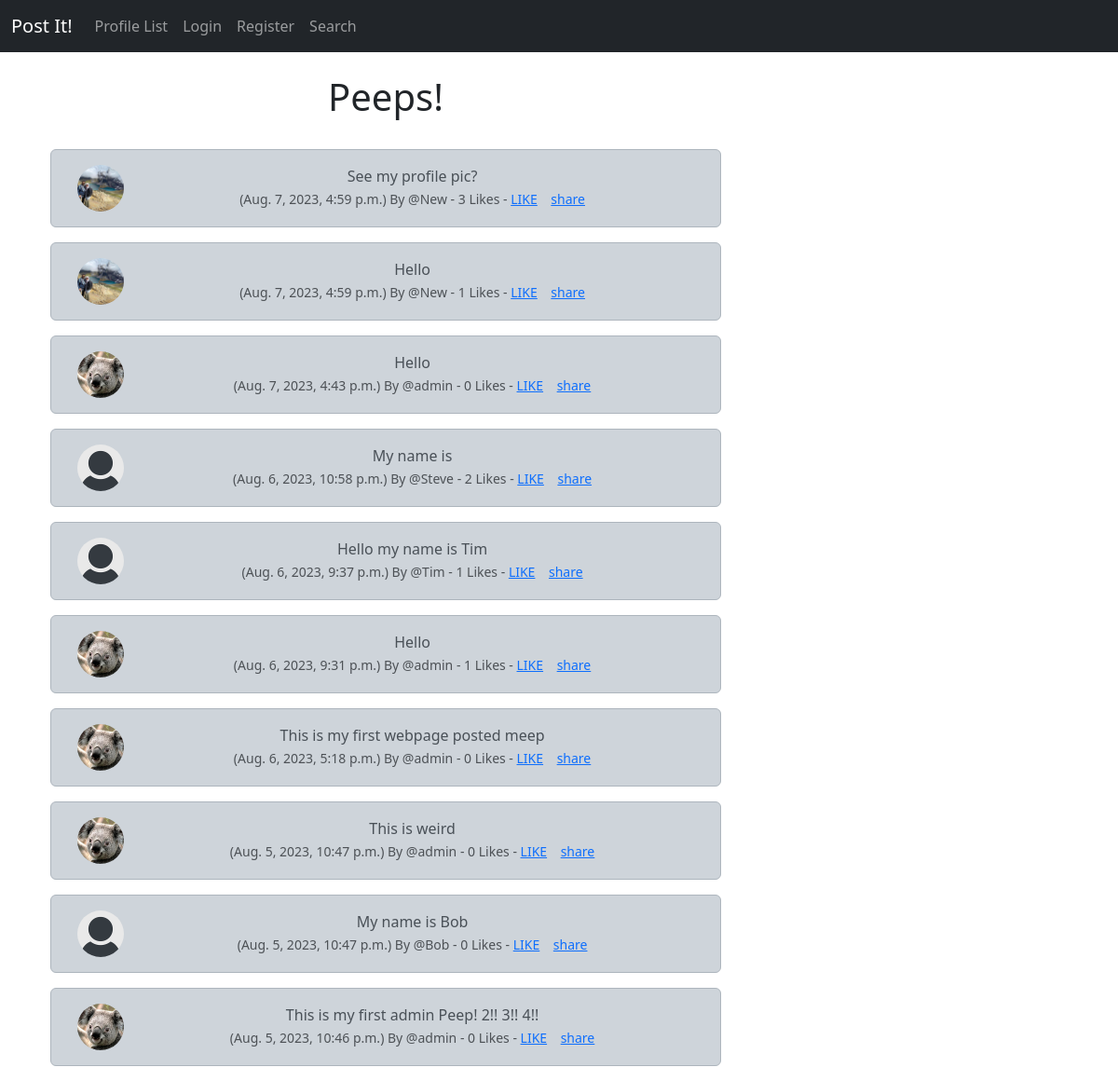
The page / on the database its author committed.
### postIt/models.py (models this page shows, shortened)
class Peep(models.Model):
    user = models.ForeignKey(
        User, related_name="peeps",
        on_delete=models.DO_NOTHING
    )
    body = models.CharField(max_length=200)
    created_at = models.DateTimeField(auto_now_add=True)
    likes = models.ManyToManyField(User, related_name="peep_like", blank=True)
    def number_of_likes(self):
        return self.likes.count()

class Profile(models.Model):
    user = models.OneToOneField(User, on_delete=models.CASCADE)
    follows = models.ManyToManyField("self",
      related_name="followed_by", symmetrical=False,blank=True)
    date_modified = models.DateTimeField(User, auto_now= True)
    profile_image = models.ImageField(null=True, blank=True, upload_to='images/')

### postIt/views.py (the view)
# urls.py: path('',views.home,name="home"),
def home(request):
    if request.user.is_authenticated:
        form = PeepForm(request.POST or None)
        if request.method == 'POST':
            if form.is_valid():
                peep = form.save(commit=False)
                peep.user = request.user
                peep.save()
                messages.success(request, ("Your Peep has been posted!"))
                return redirect('home')
        peeps = Peep.objects.all().order_by("-created_at")
        return render(request,'home.html',{"peeps":peeps, "form":form})
    else:
      peeps = Peep.objects.all().order_by("-created_at")
      return render(request,'home.html',{"peeps":peeps})

### postIt/templates/home.html (shortened to what this page needs)
{% extends 'base.html' %}
{% load static %}
{% block content%}
    <div class="container text-center">
      <div class="row">
        <div class="col-8">
    <h1>Peeps!</h1>
<br/>
    {% for peep in peeps %}
        <div class="alert alert-dark" role="alert">
          <div class="container">
            <div class="row">
              <div class="col-1">
                {% if peep.user.profile.profile_image %}
                  <img src="{{ peep.user.profile.profile_image.url }}" width=50 height=50 class="rounded-circle" alt="{{ profile.user.username }}">
                  {% else %}
                  <img src="{% static 'images/default_profile_pic.png' %}" width=50 height=50 class="rounded-circle" alt="{{ profile.user.username }}">
                  {% endif %}
              </div>
              <div class="col-11">
                {{ peep.body }}<br/>
                <small class="text-muted">
                  ({{ peep.created_at}}) By
                  @{{ peep.user.username }}
                  - {{peep.number_of_likes}} Likes -
                  {% if user in peep.likes.all %}
                    <a href="{% url 'peep_like' peep.id %}">UNLIKE</a>
                  {% else %}
                    <a href="{% url 'peep_like' peep.id %}">LIKE</a>
                  {% endif %}
                  <a href="{% url 'peep_show' peep.id %}">share</a>
                </small>
              </div><br/><br/>
                </div>
              </div>
            </div>
            {% endfor %}
</div>
    <div class="col-4">
                    <br/><br/><br/>
    </div>
{% endblock %}

### rows shown on the page
Peep: user.profile.profile_image (picture), body "See my profile pic?", created_at "Aug. 7, 2023, 4:59 p.m.", user.username "New", number_of_likes "3", shows "LIKE"
Peep: user.profile.profile_image (picture), body "Hello", created_at "Aug. 7, 2023, 4:59 p.m.", user.username "New", number_of_likes "1", shows "LIKE"
Peep: user.profile.profile_image (picture), body "Hello", created_at "Aug. 7, 2023, 4:43 p.m.", user.username "admin", number_of_likes "0", shows "LIKE"
Peep: body "My name is", created_at "Aug. 6, 2023, 10:58 p.m.", user.username "Steve", number_of_likes "2", shows "LIKE"
Peep: body "Hello my name is Tim", created_at "Aug. 6, 2023, 9:37 p.m.", user.username "Tim", number_of_likes "1", shows "LIKE"
Peep: user.profile.profile_image (picture), body "Hello", created_at "Aug. 6, 2023, 9:31 p.m.", user.username "admin", number_of_likes "1", shows "LIKE"
Peep: user.profile.profile_image (picture), body "This is my first webpage posted meep", created_at "Aug. 6, 2023, 5:18 p.m.", user.username "admin", number_of_likes "0", shows "LIKE"
Peep: user.profile.profile_image (picture), body "This is weird", created_at "Aug. 5, 2023, 10:47 p.m.", user.username "admin", number_of_likes "0", shows "LIKE"
Peep: body "My name is Bob", created_at "Aug. 5, 2023, 10:47 p.m.", user.username "Bob", number_of_likes "0", shows "LIKE"
Peep: user.profile.profile_image (picture), body "This is my first admin Peep! 2!! 3!! 4!!", created_at "Aug. 5, 2023, 10:46 p.m.", user.username "admin", number_of_likes "0", shows "LIKE"
